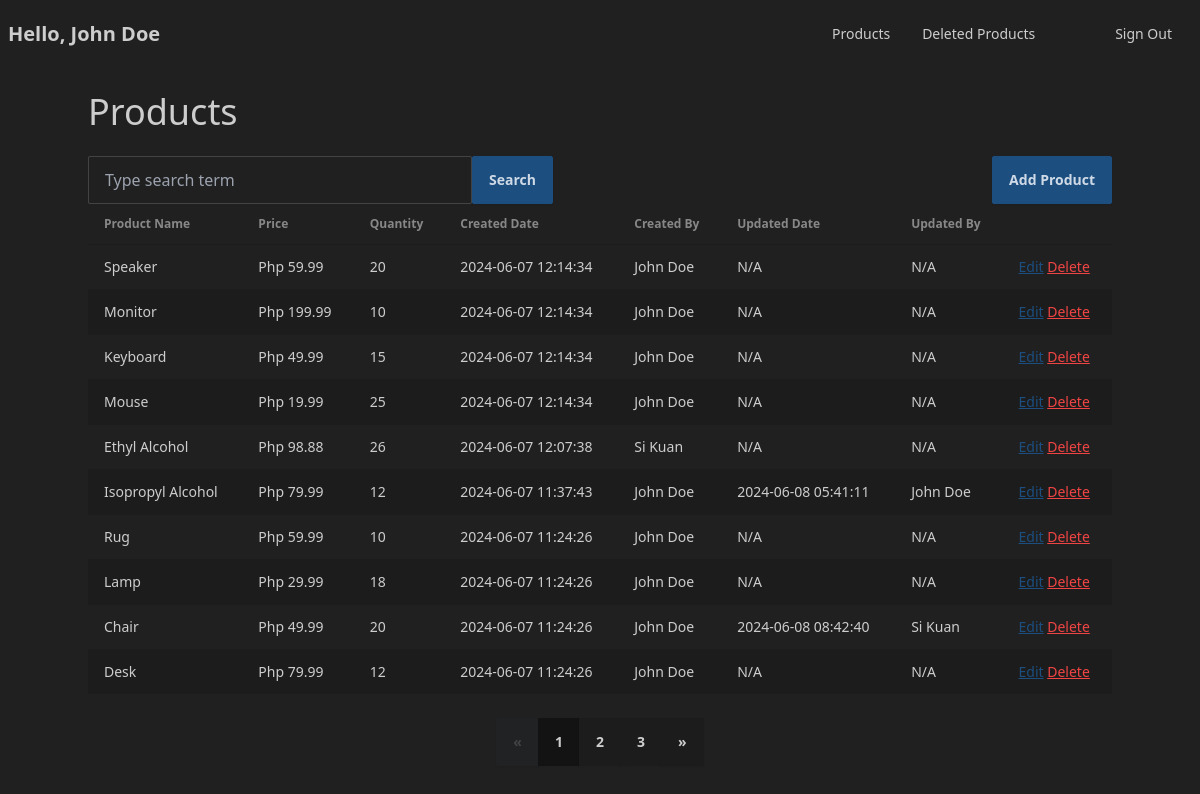
Screenshot of /inventory-management/ (signed in) with the database file from the repository.
### tables this page shows
CREATE TABLE `tbl_product` (
  `id` int(11) NOT NULL,
  `name` varchar(50) NOT NULL,
  `qty` int(11) DEFAULT 1,
  `price` decimal(10,2) NOT NULL,
  `created_date` datetime DEFAULT current_timestamp(),
  `created_by` int(11) DEFAULT NULL,
  `updated_date` datetime DEFAULT NULL,
  `updated_by` int(11) DEFAULT NULL,
  `deleted_date` datetime DEFAULT NULL,
  `deleted_by` int(11) DEFAULT NULL
);

### dal/admin.php (called while the page is built, shortened)
<?php
function getAdminById($id) {
    $conn = dbconnection();
    $sql = "SELECT * FROM tbl_admin WHERE id = '".$id."'";
    $result = mysqli_query($conn, $sql);
    if ($result->num_rows > 0)
        return $result->fetch_assoc();
    else
        return null;
}

### dal/product.php (called while the page is built, shortened)
<?php
function getAllProducts() {
    $conn = dbconnection();
    $sql = "SELECT *, tbl_product.id AS product_id, "
    ." CONCAT(u.firstname, ' ', u.lastname) as updated_by,"
    ." tbl_product.created_date as created_date,"
    ." tbl_product.updated_date as updated_date,"
    ." CONCAT(c.firstname, ' ', c.lastname) as created_by FROM tbl_product"
    ." LEFT JOIN tbl_admin as c ON c.id = tbl_product.created_by"
    ." LEFT JOIN tbl_admin as u ON u.id = tbl_product.updated_by"
    ." WHERE tbl_product.deleted_date IS NULL"
    ." ORDER BY tbl_product.created_date DESC"
    ;
    $result = mysqli_query($conn, $sql);
    $products = [];
    while ($row = $result->fetch_assoc()) {
        $products[] = $row;
    }
    return $products;
}

### utils/pagination-util.php (called while the page is built, shortened)
<?php
function countPages($dataLength, $limit = 10) {
    return $dataLength % $limit == 0 ? $dataLength / $limit : (int)($dataLength / $limit) + 1;
}
function paginate($data, $pageNumber = 1, $limit = 10) {
    $startIndex = ($pageNumber - 1) * $limit;
    return array_slice($data, $startIndex, $limit);
}

### utils/url-util.php (called while the page is built)
<?php
function updateQueryParams($uri, $params) {
    $urlComponents = parse_url($uri);
    parse_str($urlComponents['query'] ?? '', $queryParams);
    foreach ($params as $key => $value) {
        $queryParams[$key] = $value;
    }
    $newQueryString = http_build_query($queryParams);
    $newUrl = $urlComponents['path'] . '?' . $newQueryString;
    return $newUrl;
}

### views/dashboard.php (the view, shortened to what this page needs)
<?php
require_once "dal/product.php";
require_once "utils/pagination-util.php";
require_once "utils/url-util.php";
$cols = ["Product Name", "Price", "Quantity", "Created Date", "Created By", "Updated Date", "Updated By"];
if (isset($_GET["q"]))
    $result = searchProduct($_GET["q"]);
else
    $result = getAllProducts();
$pageNumber = 1;
$products = paginate($result, $pageNumber);
require_once "fragments/navbar.php";
?>
<br>
<div class="container mx-auto">
    <h1 class="text-4xl">Products</h1>
<br>
    <div class="w-full flex">
        <form action="" class="flex items-center flex-1">
            <input type="text" name="q"
            class="input input-bordered w-full max-w-sm"
            placeholder="Type search term"
            value="<?= $_GET["q"] ?? "" ?>">
            <button type="submit" class="btn btn-primary">Search</button>
        </form>
        <div>
            <a href="<?= PROJECT_FOLDER ?>/add-product" class="btn btn-primary">Add Product</a>
        </div>
    </div>
    <?php if (count($products) < 1){ ?>
        <div class="text-center h-96 flex items-center justify-center">
            <p class="text-xl">
                <?php if (isset($_GET["q"]) && !empty($_GET["q"])) {?>
                    No result for '<?= $_GET["q"] ?>'
                <?php } else { ?>
                    There's nothing to show at the moment
                <?php } ?>
            </p>
        </div>
    <?php } else { ?>
    <table class="table table-zebra">
        <thead>
        <tr>
            <?php foreach ($cols as $col) {?>
            <th><?= $col ?></th>
            <?php }?>
            <th></th>
        </tr>
        </thead>
        <tbody>
            <?php for ($i = 0; $i < count($products); $i++) {
                $product = $products[$i];
            ?>
            <tr>
                <td><?= $product["name"] ?></td>
                <td>Php <?= $product["price"] ?></td>
                <td><?= $product["qty"] ?></td>
                <td><?= $product["created_date"] ?></td>
                <td><?= $product["created_by"] ?></td>
                <td><?= $product["updated_date"] ?? "N/A" ?></td>
                <td><?= $product["updated_by"] ?? "N/A" ?></td>
                <td>
                    <a href="<?= PROJECT_FOLDER ?>/update-product?id=<?= $product["product_id"] ?>" class="text-primary underline">Edit</a>
                    <button href="" class="text-red-500 underline" onclick="<?="delete_modal_".$i?>.showModal()">Delete</button>
                </td>
            </tr>
            <?php }?>
        </tbody>
    </table>
    <br>
    <div class="w-full flex justify-center">
    <div class="join">
        <a href="<?= updateQueryParams($_SERVER["REQUEST_URI"], ["page" => $pageNumber - 1 ]) ?>"
        class="join-item btn <?= $pageNumber == 1 ? "btn-disabled" : "" ?>">«</button>
        <?php for ($i = 1; $i <= countPages(count($result)); $i++) {?>
            <?php if ($i == $pageNumber) {?>
            <a href="<?= updateQueryParams($_SERVER["REQUEST_URI"], ["page" => $i ]) ?>" class="join-item btn btn-active"><?= $i ?></a>
            <?php } else {?>
            <a href="<?= updateQueryParams($_SERVER["REQUEST_URI"], ["page" => $i ]) ?>" class="join-item btn"><?= $i ?></a>
            <?php }?>
        <?php }?>
        <a href="<?= updateQueryParams($_SERVER["REQUEST_URI"], ["page" => $pageNumber + 1 ]) ?>"
        class="join-item btn <?= $pageNumber == countPages(count($result)) ? "btn-disabled" : "" ?>">»</a>
    </div>
    </div>
  </div>
  <br>
  <br>
  <?php }?>
<div class="toast toast-top toast-start">
</div>

### index.php (shortened to what this page needs)
<?php
require_once "utils/route-utils.php";
$requestUri = $_SERVER['REQUEST_URI'];
$requestUri = strtok($requestUri, '?');
$view = array_key_exists($requestUri, $routes) ?
$routes[$requestUri] :
$routes["*"];
?>
<!DOCTYPE html>
<html lang="en" data-theme="business">
<head>
    <link rel="stylesheet" href="<?= PROJECT_FOLDER ?>/assets/css/style.css">
</head>
<body>
<?php
    require_once $view["page"];
?>
</body>
</html>

### fragments/navbar.php (shortened to what this page needs)
<?php
  require_once "dal/admin.php";
  $adminId = $_SESSION["ADMIN_ID"];
  $matchedUser = getAdminById($adminId);
?>
<div class="navbar bg-base-100">
  <div class="flex-1">
    <p class="text-xl font-semibold">Hello, <?= $matchedUser["firstname"]." ".$matchedUser["lastname"] ?></p>
  </div>
  <div class="flex-none">
    <ul class="menu menu-horizontal px-1">
      <li><a href="<?= PROJECT_FOLDER ?>/">Products</a></li>
      <li><a href="<?= PROJECT_FOLDER ?>/deleted-products">Deleted Products</a></li>
      <li class="ml-12">
        <button  onclick="<?="logout_modal"?>.showModal()">Sign Out</button>
</li>
    </ul>
  </div>
</div>

### rows the page displays
tbl_product: name "Speaker", price "59.99", qty "20", created_date "2024-06-07 12:14:34", created_by "John Doe", updated_date "N/A", updated_by "N/A"
tbl_product: name "Monitor", price "199.99", qty "10", created_date "2024-06-07 12:14:34", created_by "John Doe", updated_date "N/A", updated_by "N/A"
tbl_product: name "Keyboard", price "49.99", qty "15", created_date "2024-06-07 12:14:34", created_by "John Doe", updated_date "N/A", updated_by "N/A"
tbl_product: name "Mouse", price "19.99", qty "25", created_date "2024-06-07 12:14:34", created_by "John Doe", updated_date "N/A", updated_by "N/A"
tbl_product: name "Ethyl Alcohol", price "98.88", qty "26", created_date "2024-06-07 12:07:38", created_by "Si Kuan", updated_date "N/A", updated_by "N/A"
tbl_product: name "Isopropyl Alcohol", price "79.99", qty "12", created_date "2024-06-07 11:37:43", created_by "John Doe", updated_date "2024-06-08 05:41:11", updated_by "John Doe"
tbl_product: name "Rug", price "59.99", qty "10", created_date "2024-06-07 11:24:26", created_by "John Doe", updated_date "N/A", updated_by "N/A"
tbl_product: name "Lamp", price "29.99", qty "18", created_date "2024-06-07 11:24:26", created_by "John Doe", updated_date "N/A", updated_by "N/A"
tbl_product: name "Chair", price "49.99", qty "20", created_date "2024-06-07 11:24:26", created_by "John Doe", updated_date "2024-06-08 08:42:40", updated_by "Si Kuan"
tbl_product: name "Desk", price "79.99", qty "12", created_date "2024-06-07 11:24:26", created_by "John Doe", updated_date "N/A", updated_by "N/A"

### other values shown
$matchedUser["firstname"] "John"
$matchedUser["lastname"] "Doe"
$col "Product Name"
$col "Price"
$col "Quantity"
$col "Created Date"
$col "Created By"
$col "Updated Date"
$col "Updated By"
